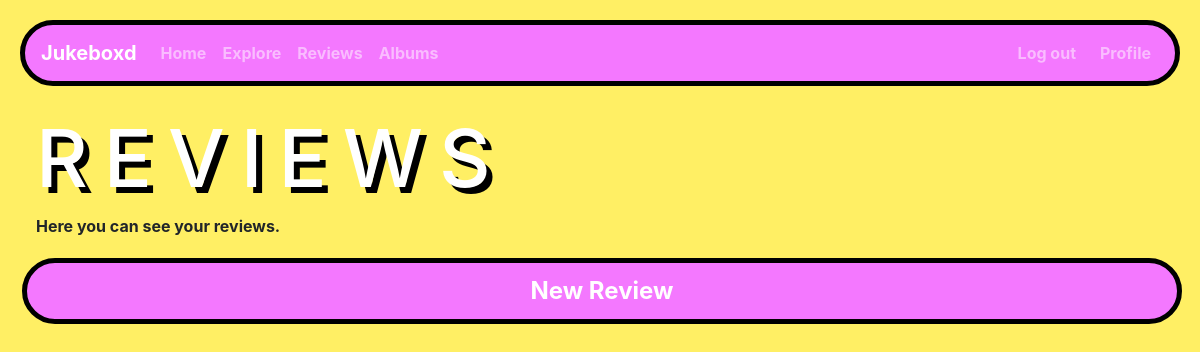
Page /reviews (signed in) on the earlier database version.
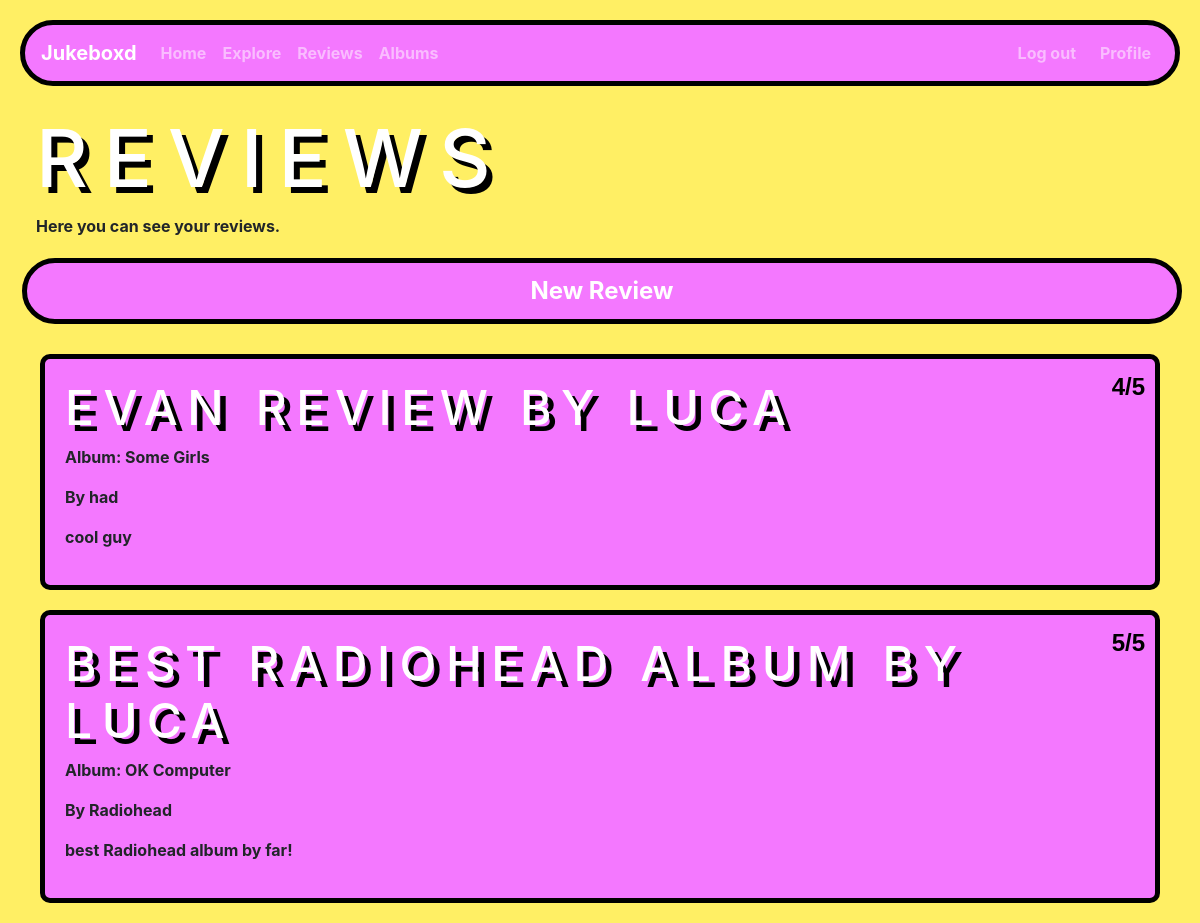
Same page on the later database version.
### app/models.py (models this page shows)
class Review(db.Model):
    id = db.Column(db.Integer, primary_key=True)
    title = db.Column(db.String(50), index=True)
    artist = db.Column(db.String(50), index=True)
    review = db.Column(db.String(500), index=True)
    rating = db.Column(db.Integer, index=True)
    album = db.Column(db.String(50), index=True)
    username = db.Column(db.String(50), index=True)

### app/views.py (the view)
@app.route("/reviews", methods=["GET", "POST"])
@login_required
def reviews():
    username = current_user.username
    user_reviews = models.Review.query.filter_by(username=username).all()
    return render_template("reviews.html", title="Reviews", reviews=user_reviews)

### app/__init__.py (called while the page is built)
@login_manager.user_loader
def load_user(user_id):
    return User.query.get(int(user_id))

### app/templates/reviews.html
{% extends "base.html" %}
{% block content %}
<h1 class="px-3">Reviews</h1>
<p class="px-3"> Here you can see your reviews.
</p>
<input class="button spanning-button" type="button" value="New Review" onclick="newReview()">
{% for review in reviews %}
<div class="data-panel" onclick="viewReview('{{review.id}}')">
  <div>
    <h3>{{review.title}} by {{review.username}}</h3>
    <p class ="rating">{{review.rating}}/5</p>
  </div>
  <p> Album: {{review.album}}</p>
  <p> By {{review.artist}}</p>
  <p> {{review.review}} </p>
</div>
</div>
{% endfor %}
{% endblock %}

### app/templates/base.html (shortened to what this page needs)
<!DOCTYPE html>
<html>
<head>
  <link rel="stylesheet" href="https://stackpath.bootstrapcdn.com/bootstrap/4.2.1/css/bootstrap.min.css"
>
  <link rel="stylesheet" href="../static/style.css">
</head>
<body>
  <nav class="navbar navbar-expand-md bg-dark navbar-dark">
    <a class="navbar-brand" href="#">Jukeboxd</a>
    <div class="collapse navbar-collapse" id="collapsibleNavbar">
      <ul class="navbar-nav">
        <li tabIndex="1" class="nav-item"><a class="nav-link nav-color" href="/">Home</a></li>
        <li tabIndex="2" class="nav-item"><a class="nav-link nav-color" href="/explore">Explore </a></li>
        <li tabIndex="3" class="nav-item"><a class="nav-link nav-color" href="/reviews">Reviews</a></li>
        <li tabIndex="4" class="nav-item"><a class="nav-link nav-color" href="/albums">Albums</a></li>
      </ul>
      <ul class="navbar-nav ml-auto">
        {% if current_user.is_authenticated %}
        <li tabIndex="4" class="nav-item"><a class="nav-link nav-color px-3" href="/logout">Log out</a></li>
        <li tabIndex="5" class="nav-item"><a class="nav-link nav-color" href="/profile">Profile</a></li>
        {% else %}
        <li tabIndex="4" class="nav-item"><a class="nav-link nav-color" href="/login">Log in</a></li>
        <li tabIndex="5" class="nav-item"><a class="nav-link nav-color" href="/register">Register</a></li>
        {% endif %}
      </ul>
    </div>
  </nav>
  <br>
  <div>
    {% block content %}{% endblock %}
  </div>
</body>
</html>

### app/static/style.css (style rules this page uses)
body { background-color: #FFEF64; margin-top: 20px; padding-left: 20px; padding-right: 20px; font-family: 'Inter', sans-serif; font-weight: bold; }
.navbar { background-color: #F478FF !important; border-radius: 50px; border: 5px solid black; }
h1 { font-size: 5rem; color: white; text-transform: uppercase; font-family: 'Inter', sans-serif; letter-spacing: 0.2em; text-shadow: 6px 6px 0px #000000; }
h3 { font-size: 3rem; color: white; text-transform: uppercase; font-family: 'Inter', sans-serif; letter-spacing: 0.2em; text-shadow: 6px 6px 0px #000000; }
.button { border: 5px solid black; border-radius: 50px; background-color: #F478FF; color: white; font-weight: bold; font-size: 1.5rem; font-family: 'Inter', sans-serif; padding: 10px; text-align: center; text-decoration: none; display: inline-block; margin: 4px 2px; cursor: pointer; }
.data-panel { background-color: #F478FF; border: 5px solid black; border-radius: 10px; padding: 20px; margin: 20px; position: relative; }
.rating { position: absolute; padding: 10px; top: 0; right: 0; font-family: Arial, sans-serif; font-size: 1.5rem; font-weight: bold; color: #000000; }
.spanning-button { width: 100%; }
.button { margin-bottom: 10px; }

Differences in the rows shown:
added Review: title "EVAN REVIEW", username "LUCA", rating "4", album "Some Girls", artist "had", review "cool guy"
added Review: title "BEST RADIOHEAD ALBUM", username "LUCA", rating "5", album "OK Computer", artist "Radiohead", review "best Radiohead album by far!"
